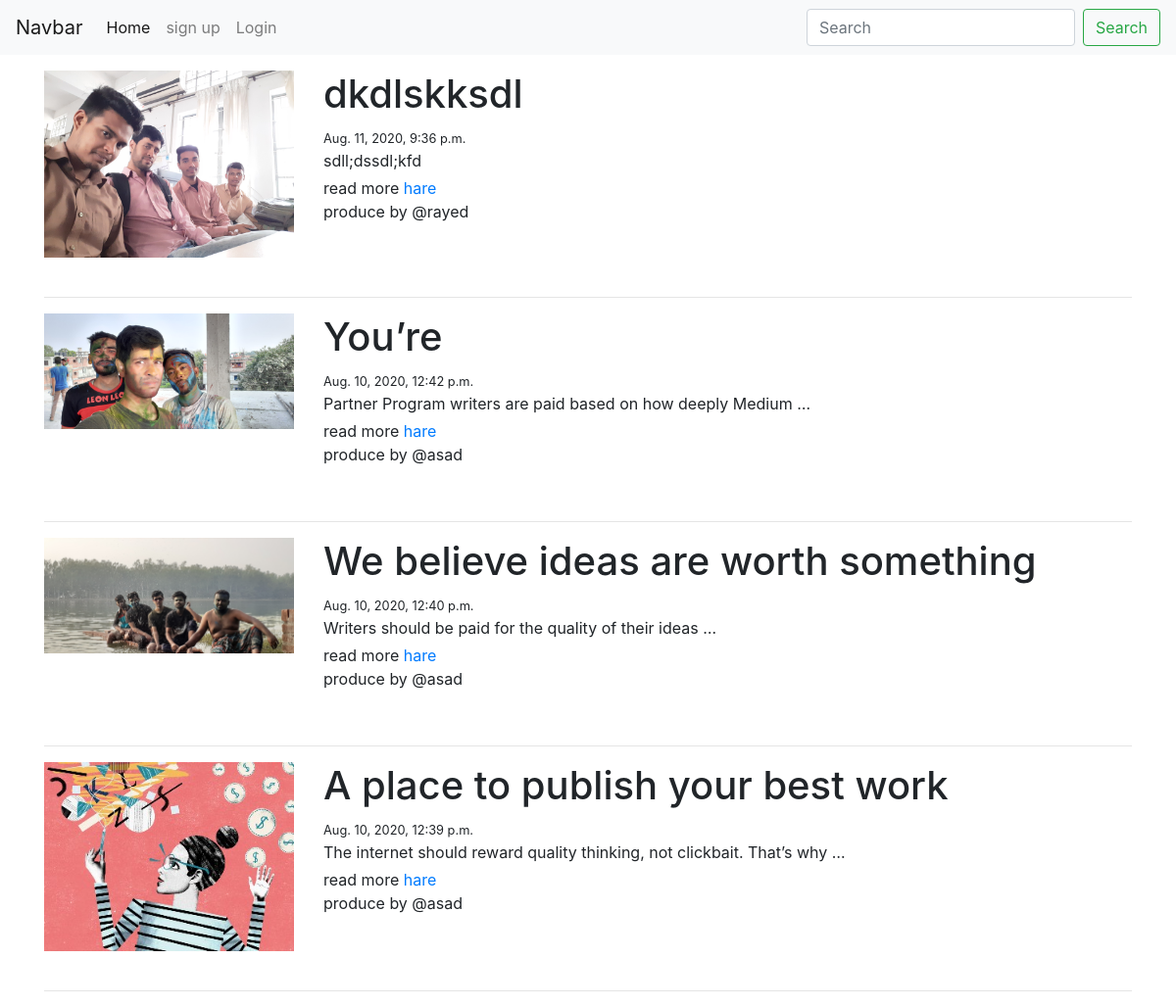
Screenshot of /blog/ with the database file from the repository.
### App_Blog/models.py (models this page shows, shortened)
class Blog(models.Model):
    author=models.ForeignKey(User,related_name='post_author',on_delete=models.CASCADE)
    blog_title=models.CharField(max_length=264,verbose_name='put a title ')
    slug= models.SlugField(max_length=264,unique=True)
    blog_contant=models.TextField(verbose_name='What is your own mind ')
    blog_images=models.ImageField(upload_to='blog_images',verbose_name='Image')
    pub_date=models.DateTimeField(auto_now_add=True)
    update_date=models.DateTimeField(auto_now=True)
    class Meta:
        ordering=['-pub_date']

### App_Blog/views.py (the view)
# urls.py: path('',views.Blog_list_page.as_view(),name='blog_list'),
class Blog_list_page(ListView):
    template_name = 'App_Blog/blog_list.html'
    model = Blog
    context_object_name = 'blogs'
    queryset = Blog.objects.order_by('-pub_date')

### templates/App_Blog/blog_list.html (shortened to what this page needs)
{% extends 'base.html' %}
{% block body %}
    <div class="container">
             {% for blog in blogs %}
            <div class="row my-3">
                <div class="col-md-3 mb-4">
                    <img src="/media/{{blog.blog_images}}" alt="" width="100%">
                </div>
                <div class="col-md-9 mb-4">
                     <h1>{{ blog.blog_title}}</h1>
                    <small>{{ blog.pub_date }}</small>
                    <p class="mb-1">{{ blog.blog_contant|truncatewords:10}}</p>
                    <span>read more <a href="{% url 'Blog:detail_blog' blog.slug %}">hare</a></span>
                    <p>produce by @{{blog.author}}</p>
                </div>
             </div>
            <hr>
            {% endfor %}
    </div>
{% endblock %}

### rows the page displays
Blog: blog_images (picture), blog_title "dkdlskksdl", pub_date "Aug. 11, 2020, 9:36 p.m.", blog_contant "sdll;dssdl;kfd", author "rayed"
Blog: blog_images (picture), blog_title "You’re", pub_date "Aug. 10, 2020, 12:42 p.m.", blog_contant "Partner Program writers are paid based on how deeply Medium …", author "asad"
Blog: blog_images (picture), blog_title "We believe ideas are worth something", pub_date "Aug. 10, 2020, 12:40 p.m.", blog_contant "Writers should be paid for the quality of their ideas …", author "asad"
Blog: blog_images (picture), blog_title "A place to publish your best work", pub_date "Aug. 10, 2020, 12:39 p.m.", blog_contant "The internet should reward quality thinking, not clickbait. That’s why …", author "asad"
